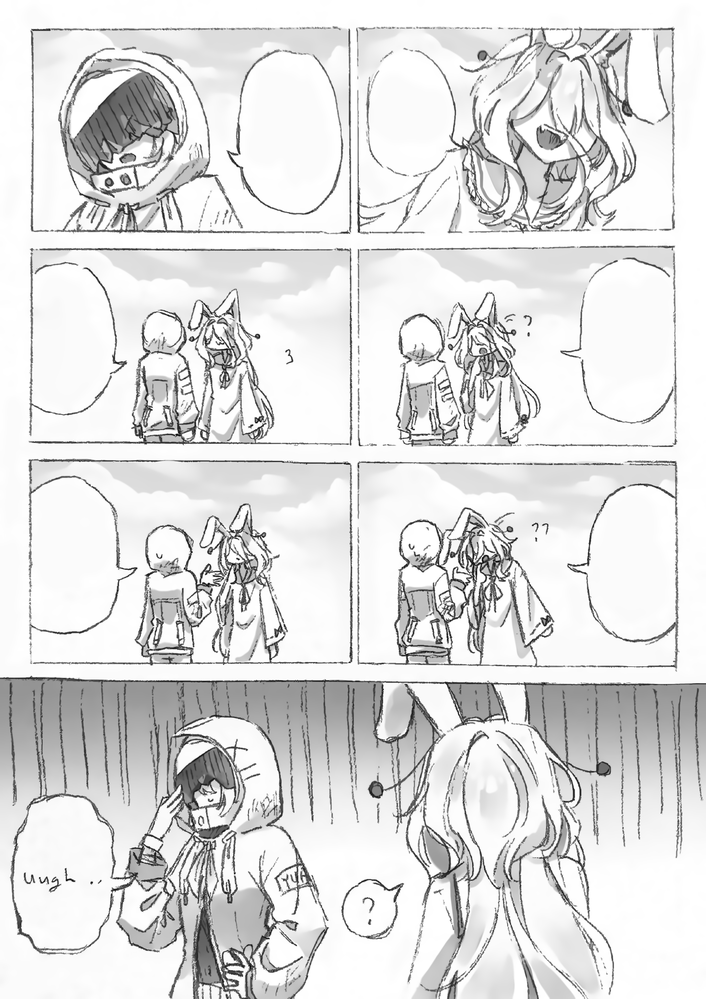
#> input picture result.png, 706 x 999 px, shrunk from 2184 x 3089 before the run, given as the content of the folder CHANGE_INPUT_DIR, which was not available
$ python script.py
#> lines starting #> are read from the running program, lines starting #| are printed output that depends on the picture; after the words box and inside, x2 and y2 are one past the last pixel; in counts of white or black regions, pixels touching at a corner belong together; pictures that were not available may be replaced by others from this repository, and a replacement may not be noted
import cv2
from pathlib import Path
import numpy as np
import os

INPUT_DIR = "CHANGE_INPUT_DIR"
OUTPUT_DIR = "CHANGE_OUTPUT_DIR"

os.makedirs(OUTPUT_DIR, exist_ok=True)

def despeckle_bw(image_path, output_path):
    img = cv2.imread(str(image_path), cv2.IMREAD_GRAYSCALE)
#> img is the input picture: shape (999, 706); min 0, max 255, mean 223.2
    if img is None: return

    denoised = cv2.fastNlMeansDenoising(img, None, h=12, templateWindowSize=7, searchWindowSize=21)

    adaptive_mask = cv2.adaptiveThreshold(
        denoised,
        255,
        cv2.ADAPTIVE_THRESH_GAUSSIAN_C,
        cv2.THRESH_BINARY_INV,
        65, 5
    )
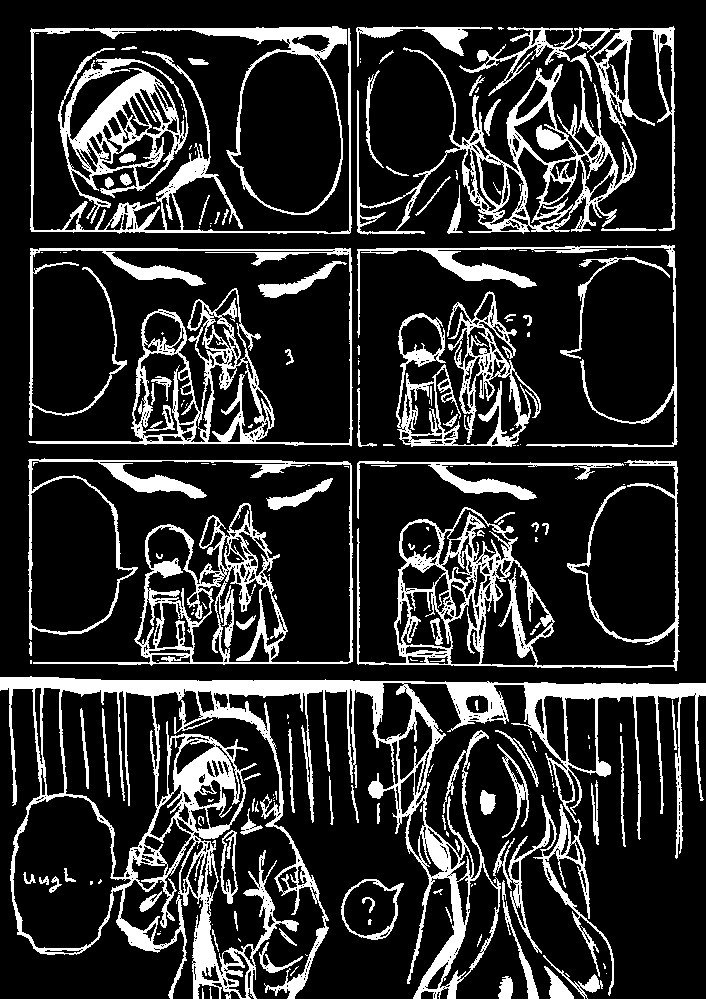
#> adaptive_mask: shape (999, 706); 18.2% white; 202 white regions (109 under 20 px), largest, box (x1, y1, x2, y2) and area: (0, 676, 706, 999) 42314, (357, 26, 676, 235) 13344, (28, 458, 353, 666) 11505

    num_labels, labels, stats, _ = cv2.connectedComponentsWithStats(adaptive_mask, 8)
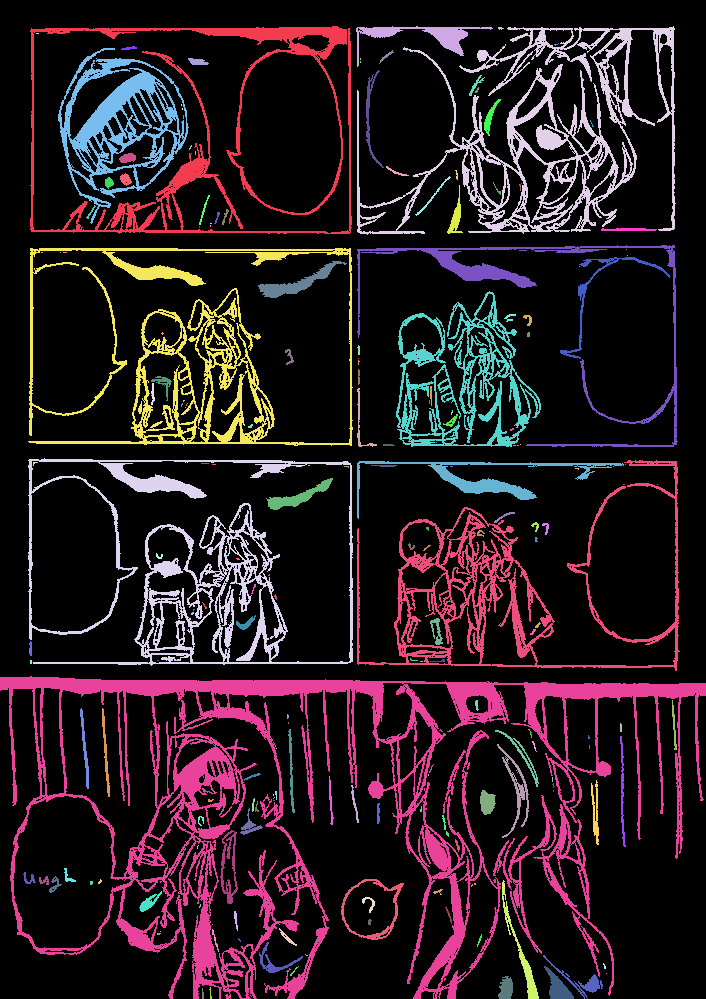
#> labels: shape (999, 706) int32; 203 distinct labels, from 0 to 202; one colour per label, 0 black
#> num_labels = 203; stats = 203 rows, first 6: [0, 0, 706, 999, 576986], [30, 26, 322, 208, 8288], [356, 26, 137, 41, 1226], [498, 27, 6, 3, 12], [357, 26, 319, 209, 13344], [36, 33, 3, 1, 3]
    filtered_mask = np.zeros_like(adaptive_mask)

    for i in range(1, num_labels):
        area = stats[i, cv2.CC_STAT_AREA]
        x = stats[i, cv2.CC_STAT_LEFT]
        y = stats[i, cv2.CC_STAT_TOP]
        w = stats[i, cv2.CC_STAT_WIDTH]
        h = stats[i, cv2.CC_STAT_HEIGHT]

        corners = np.array([[x,y],[x+w,y],[x+w,y+h],[x,y+h]], dtype=np.float32)
        _, (rw, rh), _ = cv2.minAreaRect(corners)
        length    = max(rw, rh)
        thickness = min(rw, rh)

        is_dot = (thickness < 20) and (length < 12)
        is_thin_line = (thickness < 2) and (length > 12)

        if is_dot or is_thin_line:
            filtered_mask[labels == i] = 255
#> this loop made 202 passes
#> (area, x, y, w, h, corners, rw, rh) on passes 1, 2, 4: (8288, 30, 26, 322, 208, [[30, 26], [352, 26], [352, 234], [30, 234]], 208, 322), (1226, 356, 26, 137, 41, [[356, 26], [493, 26], [493, 67], [356, 67]], 41, 137), (13344, 357, 26, 319, 209, [[357, 26], [676, 26], [676, 235], [357, 235]], 209, 319)
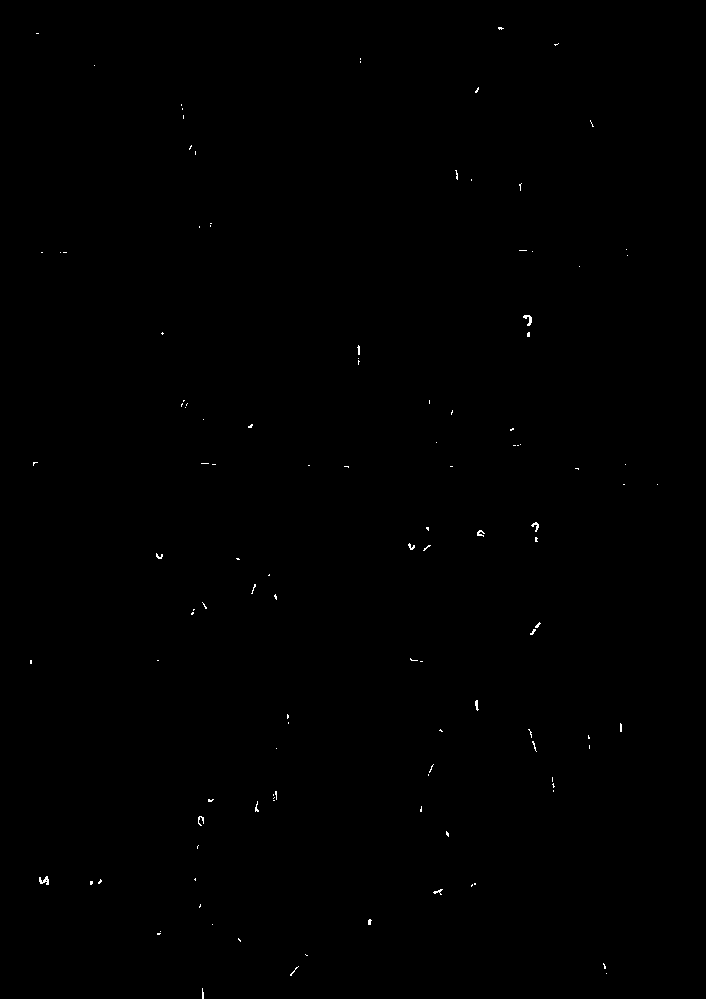
#> filtered_mask: shape (999, 706); 0.14% white in thin lines or dots, all inside (x1, y1, x2, y2) = (30, 27, 658, 999)

    filtered_mask = cv2.dilate(filtered_mask, np.ones((4, 4), np.uint8), iterations=1)
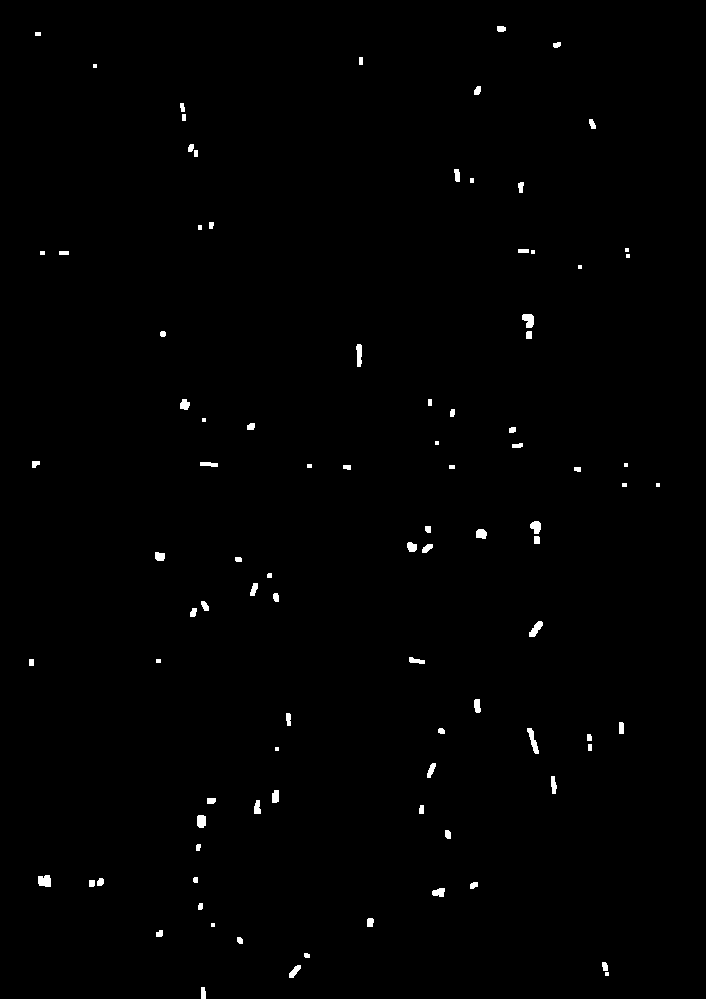
#> filtered_mask: shape (999, 706); 0.64% white; 94 white regions (12 under 20 px), largest, box (x1, y1, x2, y2) and area: (527, 728, 539, 754) 135, (38, 875, 51, 887) 135, (522, 314, 534, 328) 127

    _, paper_limit = cv2.threshold(denoised, 240, 255, cv2.THRESH_BINARY_INV)
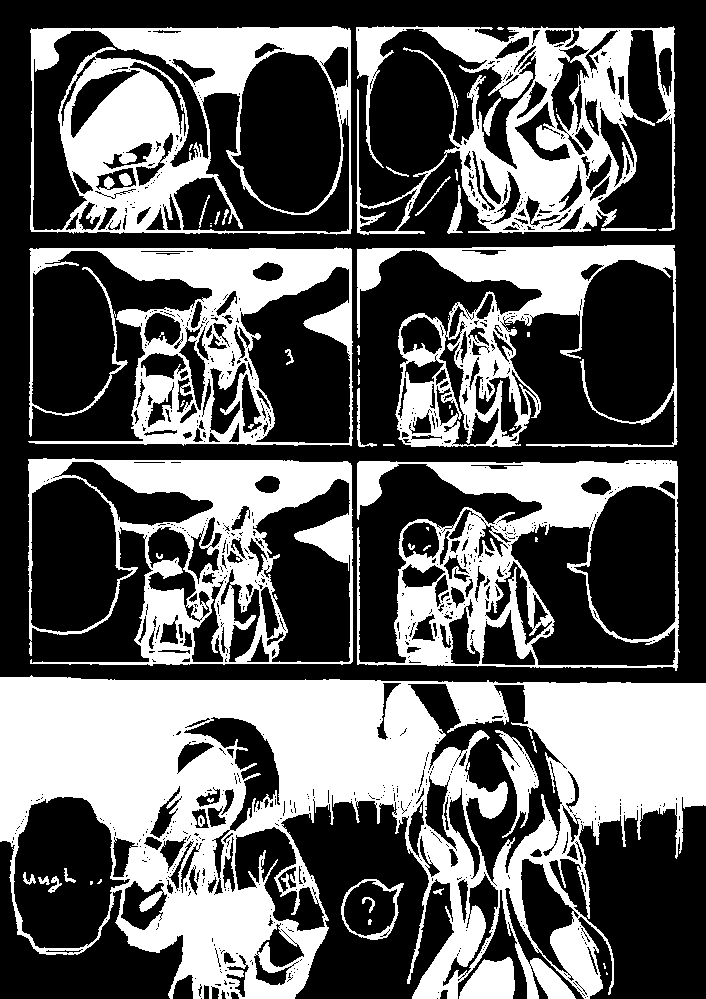
#> paper_limit: shape (999, 706); 38.2% white; 64 white regions (27 under 20 px), largest, box (x1, y1, x2, y2) and area: (0, 675, 706, 999) 116631, (30, 26, 352, 235) 27857, (356, 26, 675, 235) 25648
    final_mask = cv2.bitwise_and(filtered_mask, paper_limit)
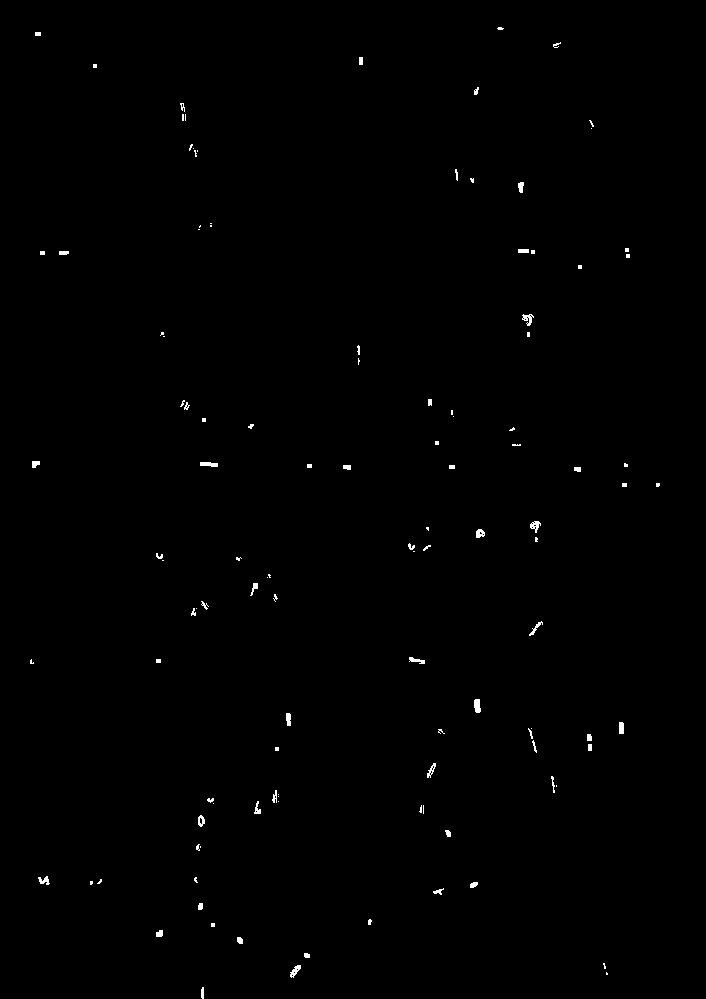
#> final_mask: shape (999, 706); 0.38% white; 117 white regions (62 under 20 px), largest, box (x1, y1, x2, y2) and area: (474, 699, 481, 713) 81, (522, 314, 534, 326) 74, (200, 462, 218, 467) 72

    inpaint_mask = (final_mask == 255).astype(np.uint8) * 255
    result = cv2.inpaint(
        denoised,
        inpaint_mask,
        3,
        cv2.INPAINT_TELEA
    )

    denoised2 = cv2.fastNlMeansDenoising(result, None, h=12, templateWindowSize=7, searchWindowSize=21)

    cv2.imwrite(str(output_path), denoised2)


for file in Path(INPUT_DIR).glob("*.png"):
    despeckle_bw(file, Path(OUTPUT_DIR) / file.name)
    print(f"Done: {file.name}")
